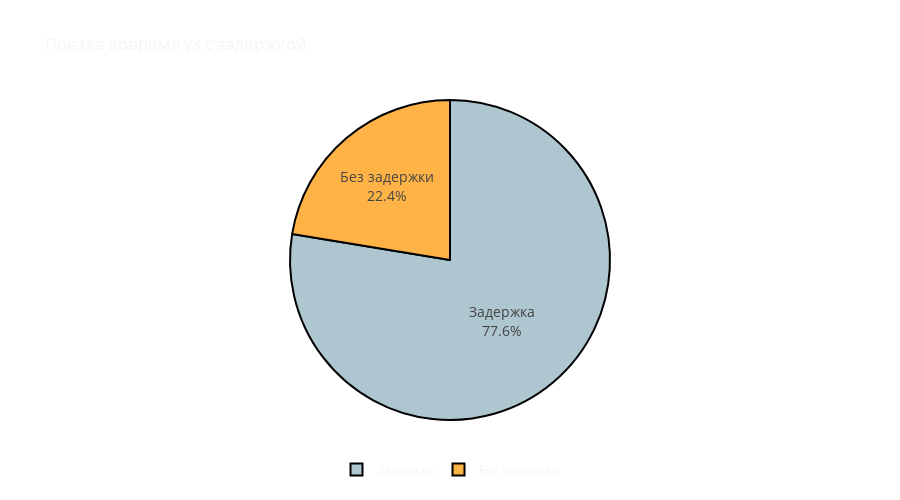

The notebook cell saved with this chart:
### Code cell
delay_summary = df[['dep_delay_min', 'arr_delay_min']].describe()

on_time_counts = df['on_time'].value_counts().reset_index()
on_time_counts.columns = ['on_time', 'count']
on_time_counts['on_time'] = on_time_counts['on_time'].replace({True: 'Без задержки', False: 'Задержка'})

fig_on_time = go.Figure()
fig_on_time.add_trace(go.Pie(
    labels=on_time_counts['on_time'], 
    values=on_time_counts['count'], 
    name='Поезда вовремя vs с задержкой', 
    marker=dict(colors=['#AEC6CF', '#FFB347']),
    textinfo='label+percent',
    hoverinfo='label+percent+value',
    textfont_size=14,
    marker_line=dict(color='#000000', width=2)
))

fig_on_time.update_layout(
    height=500,
    title_text='Поезда вовремя vs с задержкой',
    template='plotly_dark',
    plot_bgcolor='rgba(0, 0, 0, 0)',
    paper_bgcolor='rgba(0, 0, 0, 0)',
    showlegend=True,
    legend=dict(
        orientation="h",
        yanchor="bottom",
        y=-0.2,
        xanchor="center",
        x=0.5,
        font=dict(size=12)
    ),
    font=dict(size=12)
)

fig_on_time.show()

### Figure 1 — Plotly figure (JSON) as saved in the notebook; plotly's stock layout.template omitted (floating-point values rounded to 4 significant figures)
{"data": [{"hoverinfo": "label+percent+value", "labels": ["Задержка", "Без задержки"], "marker": {"colors": ["#AEC6CF", "#FFB347"], "line": {"color": "#000000", "width": 2}}, "name": "Поезда вовремя vs с задержкой", "textfont": {"size": 14}, "textinfo": "label+percent", "type": "pie", "values": [18335, 5291]}], "layout": {"font": {"size": 12}, "height": 500, "legend": {"font": {"size": 12}, "orientation": "h", "x": 0.5, "xanchor": "center", "y": -0.2, "yanchor": "bottom"}, "paper_bgcolor": "rgba(0, 0, 0, 0)", "plot_bgcolor": "rgba(0, 0, 0, 0)", "showlegend": true, "title": {"text": "Поезда вовремя vs с задержкой"}}}
